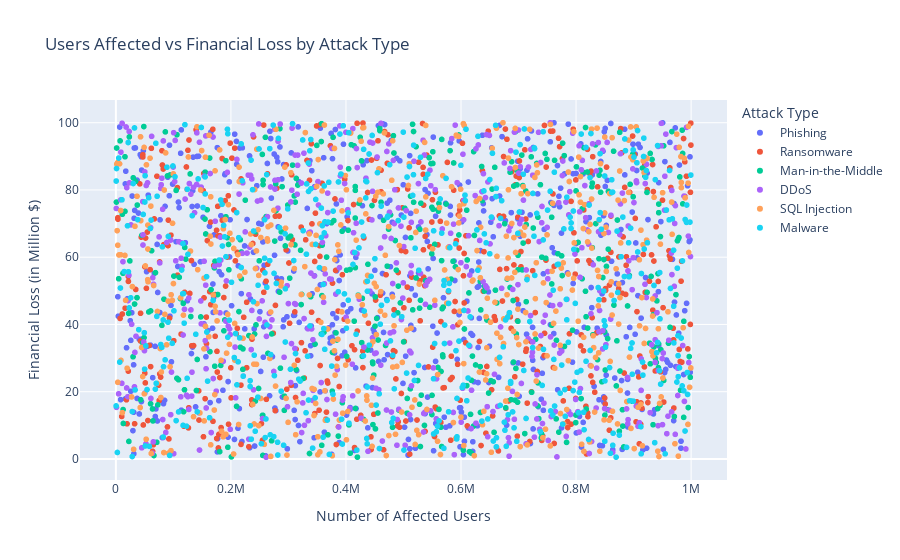

The code cell stored with this chart in its notebook:
### Code cell
cleaned_df['Number of Affected Users'] = pd.to_numeric(cleaned_df['Number of Affected Users'], errors='coerce')

fig = px.scatter(df, x='Number of Affected Users', y='Financial Loss (in Million $)',
                 color='Attack Type', hover_data=['Country'],
                 title='Users Affected vs Financial Loss by Attack Type')
fig.show()

### Figure 1 — Plotly figure (JSON) as saved in the notebook; plotly's stock layout.template omitted (floating-point values rounded to 4 significant figures; data arrays with more than 128 entries replaced by an {"elided": "..."} marker saying what was removed)
{"data": [{"customdata": {"elided": "529x1 str values"}, "hovertemplate": "Attack Type=Phishing<br>Number of Affected Users=%{x}<br>Financial Loss (in Million $)=%{y}<br>Country=%{customdata[0]}<extra></extra>", "legendgroup": "Phishing", "marker": {"color": "#636efa", "symbol": "circle"}, "mode": "markers", "name": "Phishing", "showlegend": true, "type": "scattergl", "x": {"elided": "529 int values"}, "xaxis": "x", "y": {"elided": "529 float values"}, "yaxis": "y"}, {"customdata": {"elided": "493x1 str values"}, "hovertemplate": "Attack Type=Ransomware<br>Number of Affected Users=%{x}<br>Financial Loss (in Million $)=%{y}<br>Country=%{customdata[0]}<extra></extra>", "legendgroup": "Ransomware", "marker": {"color": "#EF553B", "symbol": "circle"}, "mode": "markers", "name": "Ransomware", "showlegend": true, "type": "scattergl", "x": {"elided": "493 int values"}, "xaxis": "x", "y": {"elided": "493 float values"}, "yaxis": "y"}, {"customdata": {"elided": "459x1 str values"}, "hovertemplate": "Attack Type=Man-in-the-Middle<br>Number of Affected Users=%{x}<br>Financial Loss (in Million $)=%{y}<br>Country=%{customdata[0]}<extra></extra>", "legendgroup": "Man-in-the-Middle", "marker": {"color": "#00cc96", "symbol": "circle"}, "mode": "markers", "name": "Man-in-the-Middle", "showlegend": true, "type": "scattergl", "x": {"elided": "459 int values"}, "xaxis": "x", "y": {"elided": "459 float values"}, "yaxis": "y"}, {"customdata": {"elided": "531x1 str values"}, "hovertemplate": "Attack Type=DDoS<br>Number of Affected Users=%{x}<br>Financial Loss (in Million $)=%{y}<br>Country=%{customdata[0]}<extra></extra>", "legendgroup": "DDoS", "marker": {"color": "#ab63fa", "symbol": "circle"}, "mode": "markers", "name": "DDoS", "showlegend": true, "type": "scattergl", "x": {"elided": "531 int values"}, "xaxis": "x", "y": {"elided": "531 float values"}, "yaxis": "y"}, {"customdata": {"elided": "503x1 str values"}, "hovertemplate": "Attack Type=SQL Injection<br>Number of Affected Users=%{x}<br>Financial Loss (in Million $)=%{y}<br>Country=%{customdata[0]}<extra></extra>", "legendgroup": "SQL Injection", "marker": {"color": "#FFA15A", "symbol": "circle"}, "mode": "markers", "name": "SQL Injection", "showlegend": true, "type": "scattergl", "x": {"elided": "503 int values"}, "xaxis": "x", "y": {"elided": "503 float values"}, "yaxis": "y"}, {"customdata": {"elided": "485x1 str values"}, "hovertemplate": "Attack Type=Malware<br>Number of Affected Users=%{x}<br>Financial Loss (in Million $)=%{y}<br>Country=%{customdata[0]}<extra></extra>", "legendgroup": "Malware", "marker": {"color": "#19d3f3", "symbol": "circle"}, "mode": "markers", "name": "Malware", "showlegend": true, "type": "scattergl", "x": {"elided": "485 int values"}, "xaxis": "x", "y": {"elided": "485 float values"}, "yaxis": "y"}], "layout": {"legend": {"title": {"text": "Attack Type"}, "tracegroupgap": 0}, "title": {"text": "Users Affected vs Financial Loss by Attack Type"}, "xaxis": {"anchor": "y", "domain": [0, 1], "title": {"text": "Number of Affected Users"}}, "yaxis": {"anchor": "x", "domain": [0, 1], "title": {"text": "Financial Loss (in Million $)"}}}}
